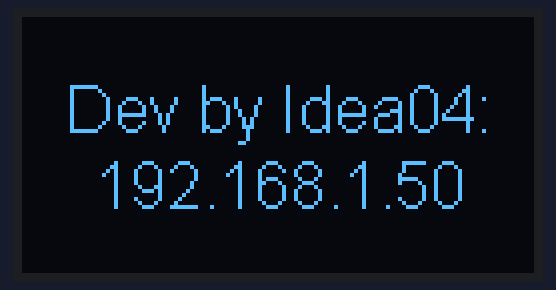
Bench run of a sketch on a simulated ESP8266 (Wemos D1 mini). Shown: 128×64 one-colour display. WiFi joins after 1.5 s; servers stay silent unless stated.

Above: at 1.6 s.

The sketch:

esp8266.ino
```cpp
//--------------------------------------------------------------
//   Duino coin Monitor V1.0 2021 By Chetsarhit (FB:idea04)
//   Facebook fan page: https://www.facebook.com/pro45s
//
//   Wemos NodeMCU ESP8266 ESP-12F 1.3/0.96 inch OLED Display
//
//   mod by https://www.youtube.com/lyovav
//--------------------------------------------------------------

#include <ESP8266WiFi.h>
#include <ESP8266mDNS.h>
#include <WiFiUdp.h>
#include <ESP8266WiFiMulti.h>
#include <ESP8266HTTPClient.h>
#include <WiFiClientSecureBearSSL.h>
#include <ArduinoJson.h> // потрібен відкат до 5 версії
#include <Wire.h>
#include "SSD1306Wire.h"
ESP8266WiFiMulti WiFiMulti;
//SSD1306Wire display(0x3c, D1, D2);
SSD1306Wire display(0x3c, 0, 2); // for ESP01
#define StaticJsonDocument<4000> doc;

//-----------------------------------------------

const char *ssid         = "MyWifi";  // wifi name
const char *password     = "WifiPassword";       // wifi password
const String duco_user   = "YourDucoUsername";            // duino coin user

//-----------------------------------------------
float last = 0.45;
void setup() {
  WiFi.begin ( ssid, password );
  while ( WiFi.status() != WL_CONNECTED ) {
    delay ( 10 );
  }
  display.init();
//  display.flipScreenVertically();
  display.setContrast(255);
  display.setTextAlignment(TEXT_ALIGN_CENTER_BOTH);
  display.setFont(ArialMT_Plain_16);
  display.drawString(display.getWidth() / 2, display.getHeight() / 2, "Dev by Idea04:\n" + WiFi.localIP().toString());
  display.display();
  delay(2500);
}

void loop() {
  if ((WiFiMulti.run() == WL_CONNECTED))
  {
    String serverPath = "https://server.duinocoin.com/balances/" + String(duco_user);
    std::unique_ptr<BearSSL::WiFiClientSecure>client(new BearSSL::WiFiClientSecure);
    client->setInsecure();
    HTTPClient https;
    if (https.begin(*client, serverPath))
    {
      int httpCode = https.GET();
      if (httpCode == HTTP_CODE_OK || httpCode == HTTP_CODE_MOVED_PERMANENTLY)
      {
        String payload = https.getString();
        DynamicJsonBuffer jsonBuffer(1500);
        const char* json = payload.c_str();
        JsonObject& root = jsonBuffer.parseObject(json);
        JsonObject& data = root["result"];
        float balance = data["balance"].as<float>();
        if (balance != last) {
          display.clear();
          display.setTextAlignment(TEXT_ALIGN_CENTER_BOTH);
          display.setFont(ArialMT_Plain_16);
          display.drawString(display.getWidth() / 2, display.getHeight() / 2, "Your Coins:\n" + String(balance) + " DU\n" + String((balance - last) * 1440) + "/Day.");
          display.display();
          last = balance;
          delay(45000);
        }
      }
      https.end();
    }
  }
  delay(15000);
}
```
